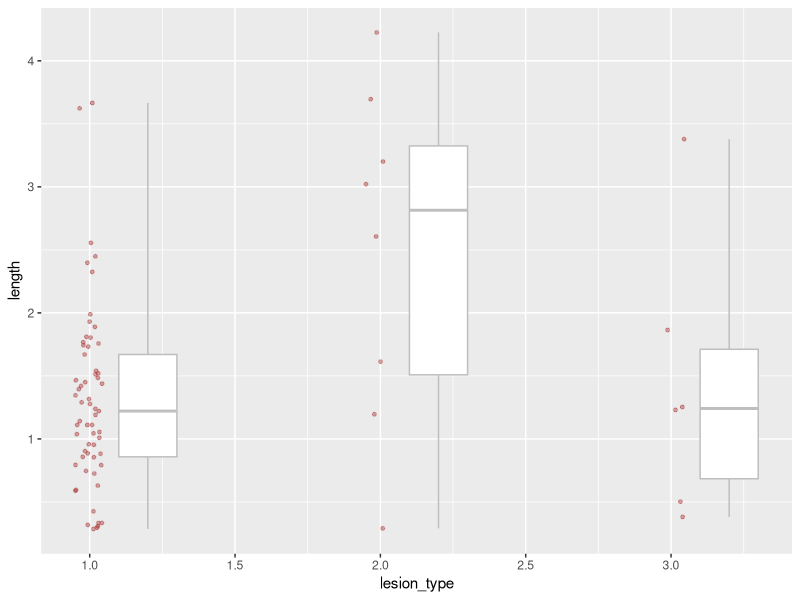
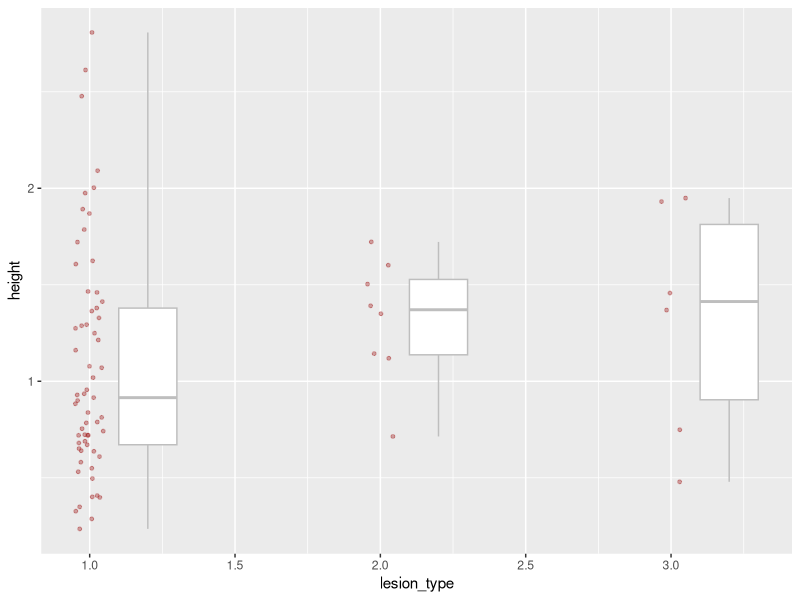
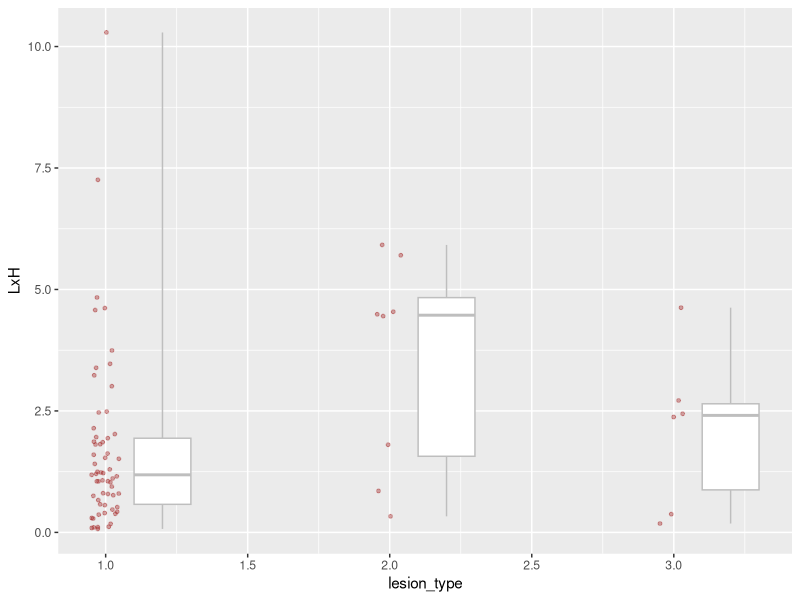
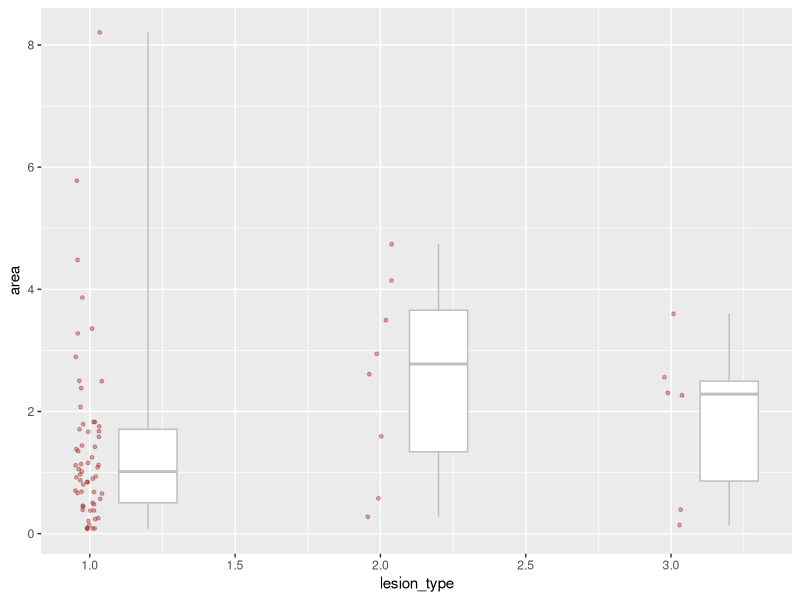
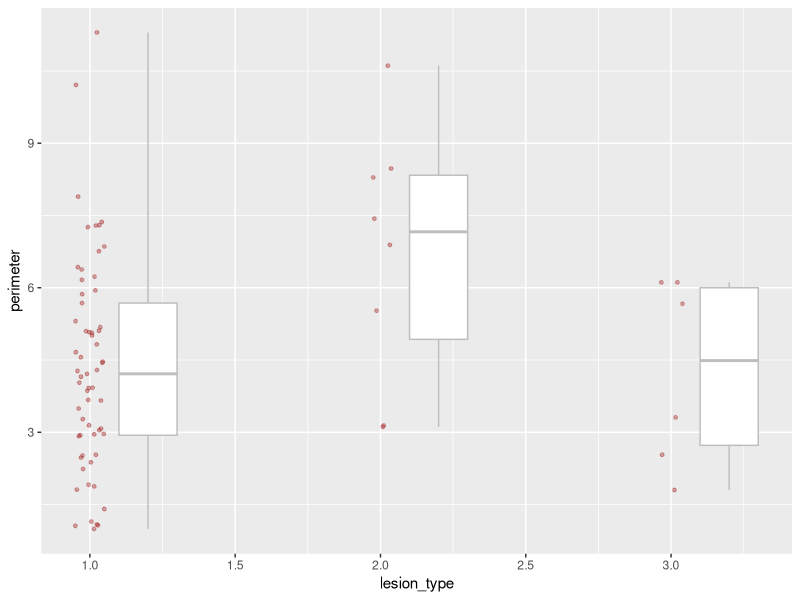
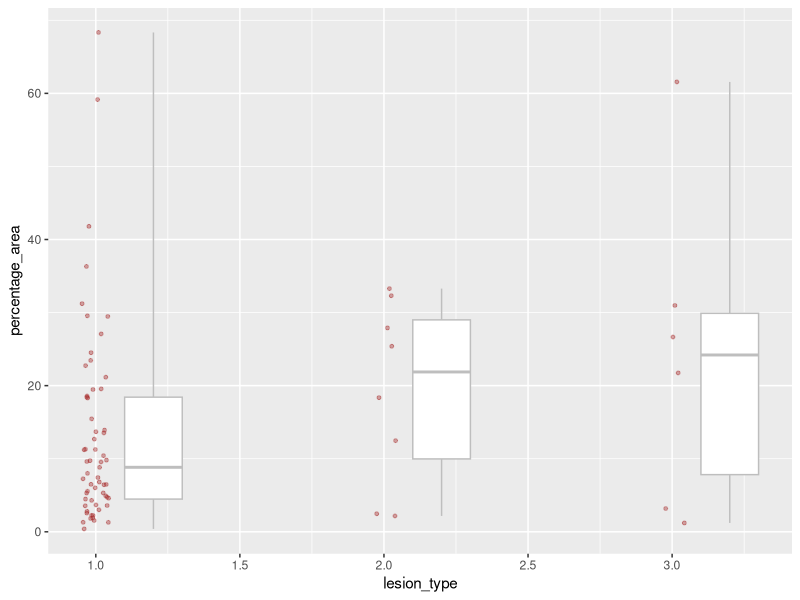
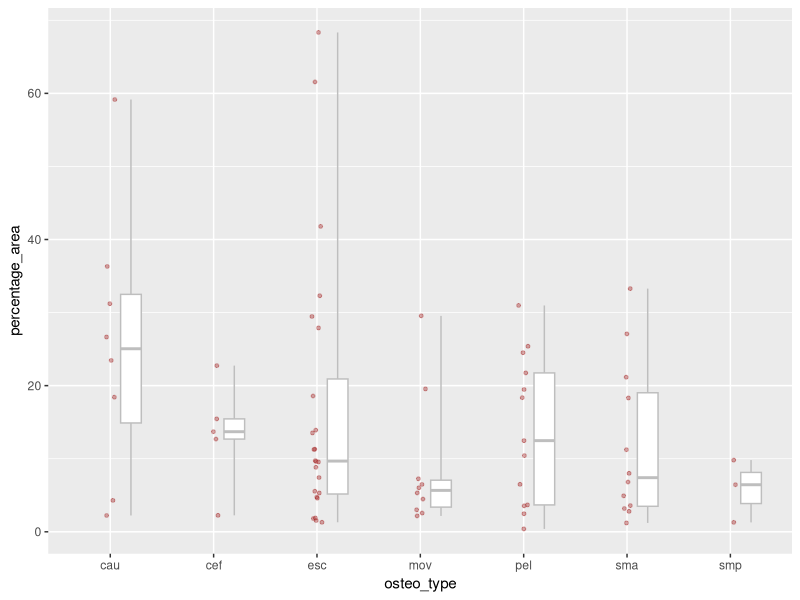

Recreate these plots in R, in order.
setwd() ## set directory
getwd() ## get the directory
Sys.setenv(LANG = "en") ## set the rstudio error to english

## install.packages("ggplot2")
library(ggplot2)

read.csv("area.csv")

#######length#########
length_icno<- ggplot(read.csv("area.csv"), 
                   aes(group = lesion_type, x = lesion_type, y = length)) + 
      geom_boxplot(width = .2, coef = 1000, position = position_nudge(.2), color = "grey") +
      geom_jitter(width = .05,alpha = .4,size = 1,color = "brown")
length_icno

#######height############
height_icno<- ggplot(read.csv("area.csv"), 
                     aes(group = lesion_type, x = lesion_type, y = height)) + 
      geom_boxplot(width = .2, coef = 1000, position = position_nudge(.2), color = "grey") +
      geom_jitter(width = .05,alpha = .4,size = 1,color = "brown")
height_icno

#######lxH############
LxH_icno<- ggplot(read.csv("area.csv"), 
                     aes(group = lesion_type, x = lesion_type, y = LxH)) + 
      geom_boxplot(width = .2, coef = 1000, position = position_nudge(.2), color = "grey") +
      geom_jitter(width = .05,alpha = .4,size = 1,color = "brown")
LxH_icno

#######area############
area_icno<- ggplot(read.csv("area.csv"), 
                  aes(group = lesion_type, x = lesion_type, y = area)) + 
      geom_boxplot(width = .2, coef = 1000, position = position_nudge(.2), color = "grey") +
      geom_jitter(width = .05,alpha = .4,size = 1,color = "brown")
area_icno

#######perimeter############
perimeter_icno<- ggplot(read.csv("area.csv"), 
                   aes(group = lesion_type, x = lesion_type, y = perimeter)) + 
      geom_boxplot(width = .2, coef = 1000, position = position_nudge(.2), color = "grey") +
      geom_jitter(width = .05,alpha = .4,size = 1,color = "brown")
perimeter_icno

#######percentage area############
percentage_area_icno<- ggplot(read.csv("area.csv"), 
                        aes(group = lesion_type, x = lesion_type, y = percentage_area)) + 
      geom_boxplot(width = .2, coef = 1000, position = position_nudge(.2), color = "grey") +
      geom_jitter(width = .05,alpha = .4,size = 1,color = "brown")
percentage_area_icno

#######ost_type############
ost_type_percentage<- ggplot(read.csv("area.csv"), 
                              aes(group = osteo_type, x = osteo_type, y = percentage_area)) + 
      geom_boxplot(width = .2, coef = 1000, position = position_nudge(.2), color = "grey") +
      geom_jitter(width = .05,alpha = .4,size = 1,color = "brown")
ost_type_percentage

